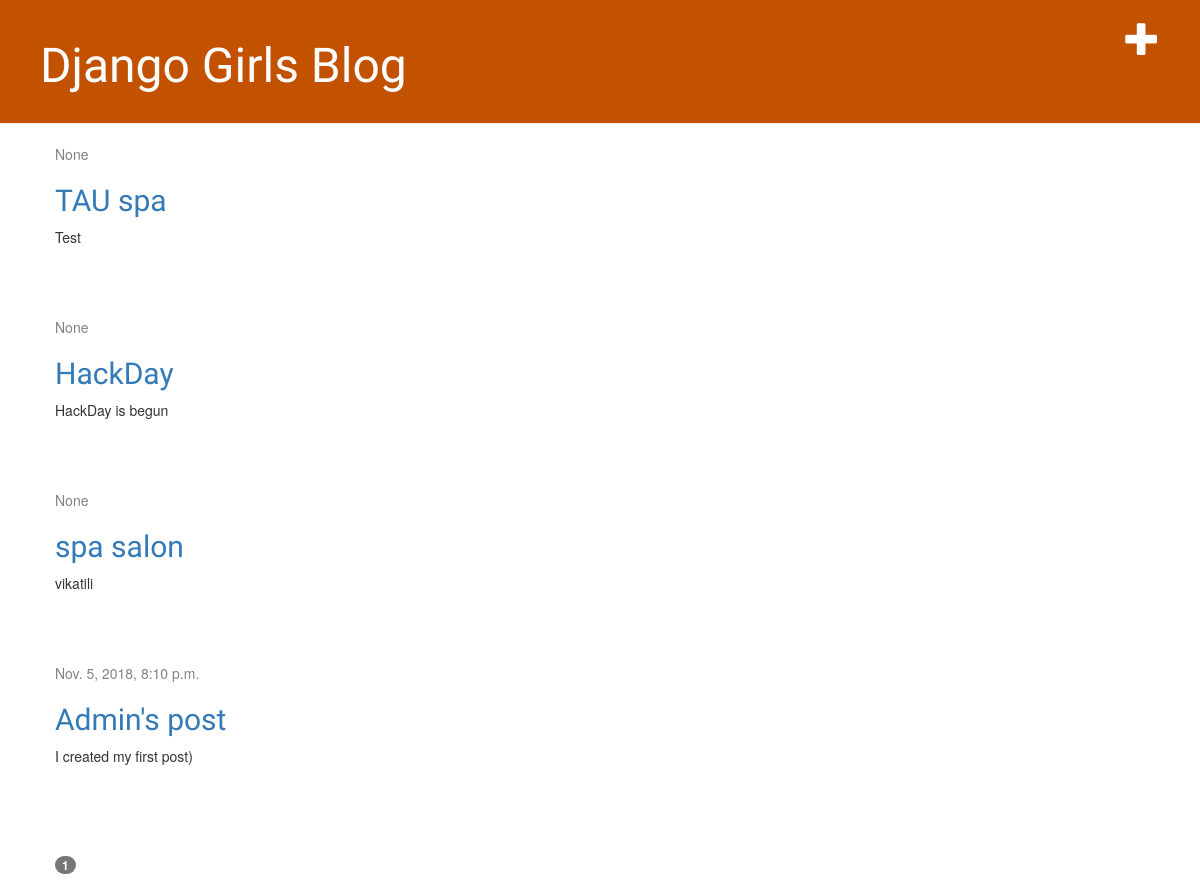
The app's page /, older data.
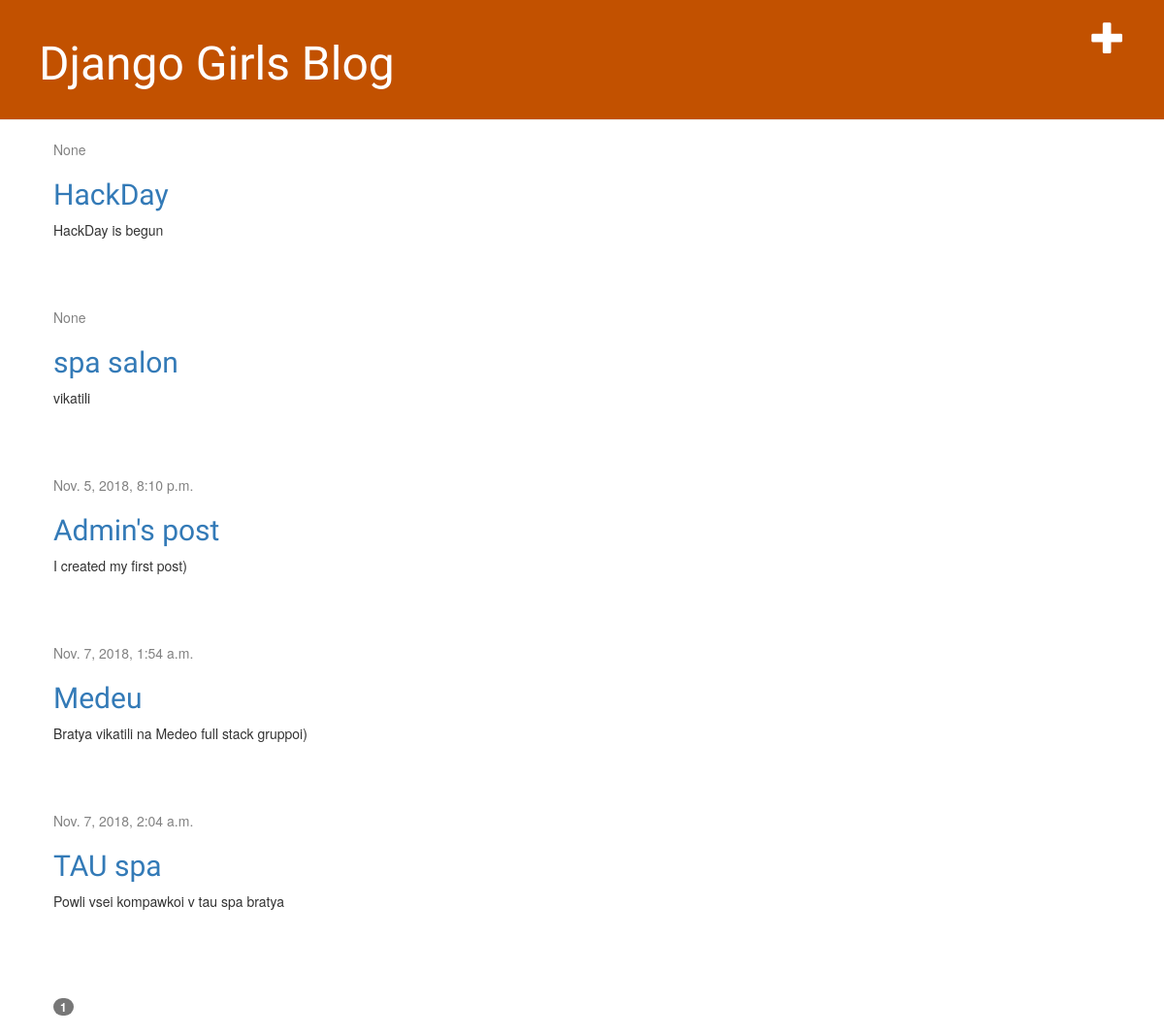
The same page, newer data.
### blog/models.py (models this page shows, shortened)
class Post(models.Model):
    author = models.ForeignKey(settings.AUTH_USER_MODEL, on_delete=models.CASCADE)
    title = models.CharField(max_length=200)
    text = models.TextField()
    created_date = models.DateTimeField(
            default=timezone.now)
    published_date = models.DateTimeField(
            blank=True, null=True)

### blog/views.py (the view)
# urls.py: path('', views.post_list, name='post_list'),
def post_list(request):
    posts = Post.objects.order_by('published_date')
    paginator = Paginator(posts, 5)
    page = request.GET.get('page')
    posts = paginator.get_page(page)
    return render(request, 'blog/post_list.html', {'posts': posts})

### blog/templates/blog/post_list.html (shortened to what this page needs)
{% extends 'blog/base.html' %}
{% block content %}
    {% for post in posts %}
        <div class="post">
            <div class="date">
                {{ post.published_date }}
            </div>
            <h2><a href="{% url 'post_detail' pk=post.pk %}">{{ post.title }}</a></h2>
            <p>{{ post.text|linebreaksbr }}</p>
        </div>
    {% endfor %}
    <div class="pagination">
        {% for num in posts.paginator.page_range %}
            {% if posts.number == num %}
                <strong class="badge"> {{ num }} </strong>
            {% endif %}
        {% endfor %}
    </div>
{% endblock %}

### blog/templates/blog/base.html (shortened to what this page needs)
{% load static %}
<html>
    <head>
        <link rel="stylesheet" href="//maxcdn.bootstrapcdn.com/bootstrap/3.2.0/css/bootstrap.min.css">
        <link rel="stylesheet" href="//maxcdn.bootstrapcdn.com/bootstrap/3.2.0/css/bootstrap-theme.min.css">
        <link rel="stylesheet" href="{% static 'css/blog.css' %}">
    </head>
    <body>
        <div class="page-header">
            <a href="{% url 'post_new' %}" class="top-menu"><span class="glyphicon glyphicon-plus"></span></a>
            <h1><a href="/">Django Girls Blog</a></h1>
        </div>
        <div class="content container">
            <div class="row">
                <div class="col-md-8">
                {% block content %}
                {% endblock %}
                </div>
            </div>
        </div>
    </body>
</html>

### blog/static/css/blog.css (style rules this page uses)
.page-header { background-color: #C25100; margin-top: 0; padding: 20px 20px 20px 40px; }
.page-header h1, .page-header h1 a, .page-header h1 a:visited, .page-header h1 a:active { color: #ffffff; font-size: 36pt; text-decoration: none; }
.content { margin-left: 40px; }
h1, h2, h3, h4 { font-family: 'Lobster', cursive; }
.date { color: #828282; }
.top-menu, .top-menu:hover, .top-menu:visited { color: #ffffff; float: right; font-size: 26pt; margin-right: 20px; }
.post { margin-bottom: 70px; }

Row changes from the older to the newer data that the page shows:
added Post: published_date "Nov. 7, 2018, 1:54 a.m.", title "Medeu", text "Bratya vikatili na Medeo full stack gruppoi)"
changed Post "TAU spa": published_date "None" → "Nov. 7, 2018, 2:04 a.m."; text "Test" → "Powli vsei kompawkoi v tau spa bratya"; moves down the list
